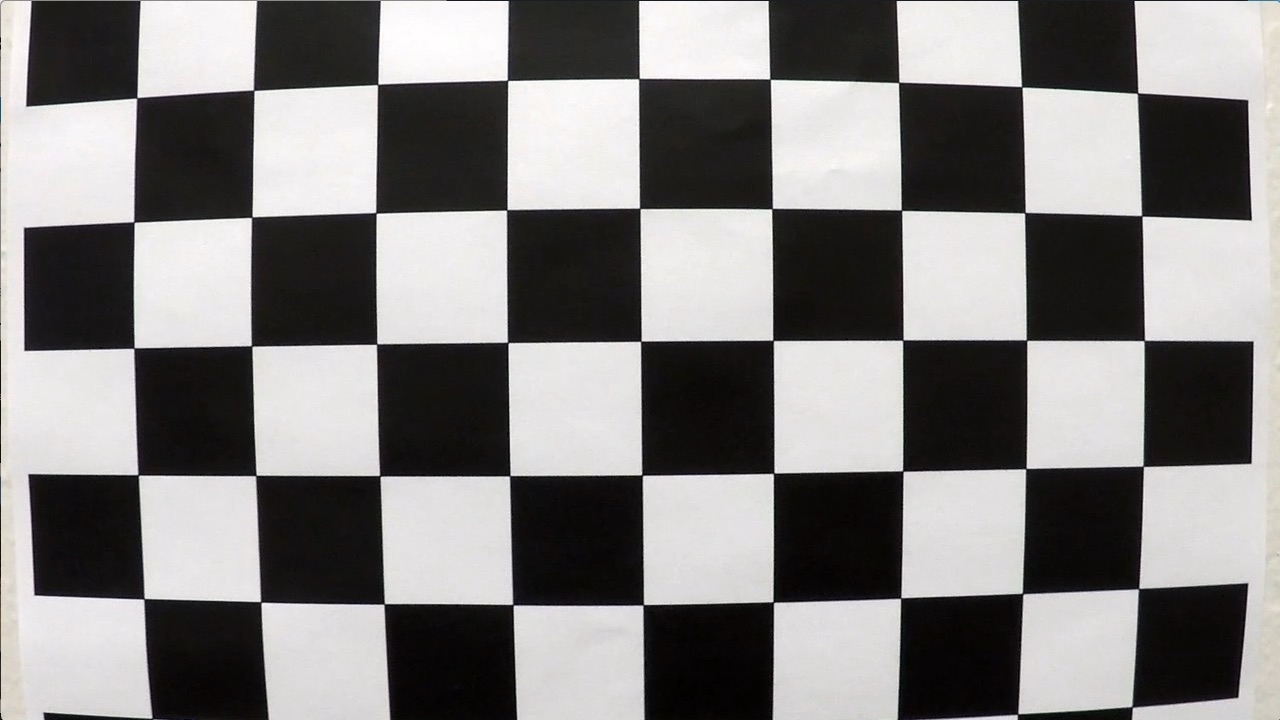
#> input picture camera_cal/calibration1.jpg, 1280 x 720 px; its folder holds 5 pictures in this run
$ jupyter execute --allow-errors sandbox.ipynb   (shell and % lines are left out)   (older library calls are emulated)
#> lines starting #> are read from the running program, lines starting #| are printed output that depends on the picture; after the words box and inside, x2 and y2 are one past the last pixel; in counts of white or black regions, pixels touching at a corner belong together
[cell 1]
import cv2
import matplotlib.pyplot as plt
import matplotlib.image as mpimg
import numpy as np
import glob

def calibrate_cam():
    ''' function that calibrates camera with a chessboard images
    returns camera matrix and distortion coefficients'''
    # chessboard corners
    nx = 9
    ny = 6

    # object and image points for calibration
    objpoints  = []
    imgpoints  = []
    objp       = np.zeros((nx * ny, 3), np.float32)
    objp[:,:2] = np.mgrid[0:nx, 0:ny].T.reshape(-1,2)

    cal_images = glob.glob('camera_cal/calibration*.jpg')
    # loop through 20 calibration images
    for fname in cal_images:
        # Read calibration image
        gray_img   = cv2.cvtColor(mpimg.imread(fname), cv2.COLOR_RGB2GRAY)
        ret, corners = cv2.findChessboardCorners(gray_img, (nx, ny), None)
#> ret = False; corners = None
#> further down, cal_image is the input picture: shape (720, 1280, 3); mean R, G, B 130.1, 128.4, 127.8
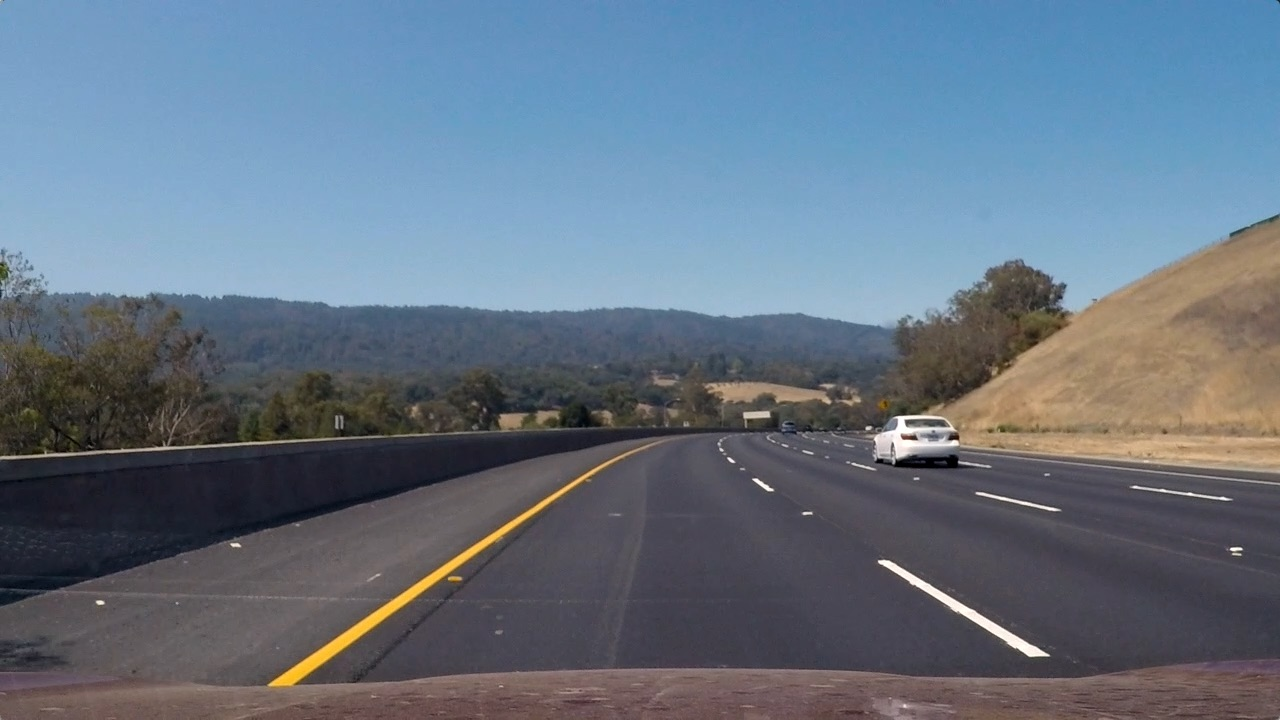
#> input picture test_images/test3.jpg, 1280 x 720 px
#> further down, test_image is the input picture: shape (720, 1280, 3); mean R, G, B 101.1, 115.3, 130.7

        if ret == True:
            # extend object and image points
            objpoints.append(objp)
            imgpoints.append(corners)

    ret, cam_mtx, dist_coeff, rvecs, tvecs = cv2.calibrateCamera(objpoints, imgpoints, gray_img.shape[::-1], None, None)
    return cam_mtx, dist_coeff

def channel_thresh(img_channel, thresh):
    '''generic function for applying thresholding for a single channel'''
    binary = np.zeros_like(img_channel)
    binary[(img_channel > thresh[0]) & (img_channel <= thresh[1])] = 1
    return binary

def sobel_mask(img, mag_thresh=(60, 255), ang_thresh=(np.pi/9, 8*np.pi/9), sobel_kernel=3):
    ''' function returns mask based on gradient-sobel magnitude AND angle '''
#> called with mag_thresh = (60, 255), ang_thresh = (0.349, 2.79), sobel_kernel = 3
    # convert to grayscale
    gray      = cv2.cvtColor(img, cv2.COLOR_RGB2GRAY)

    # GaussianBlur low-pass filtering
    gray      = cv2.GaussianBlur(gray,(5,5),0)

    # Sobel estimation in x and y directions respectively
    sobelx    = np.absolute(cv2.Sobel(gray, cv2.CV_64F, 1 ,0, ksize=sobel_kernel))
    sobely    = np.absolute(cv2.Sobel(gray, cv2.CV_64F, 0, 1, ksize=sobel_kernel))

    # Sobel magnitude
    sobel_mag = np.sqrt(np.square(sobelx) + np.square(sobely))
    sobel_mag = np.uint8(255*sobel_mag/np.max(sobel_mag))

    # Sobel angle (relative to horizontal line)
    sobel_ang = np.absolute(np.arctan2(sobelx, sobely))

    # Thresholding sobel by magnitude and gradient
    bin_mag   = channel_thresh(sobel_mag, thresh = mag_thresh)
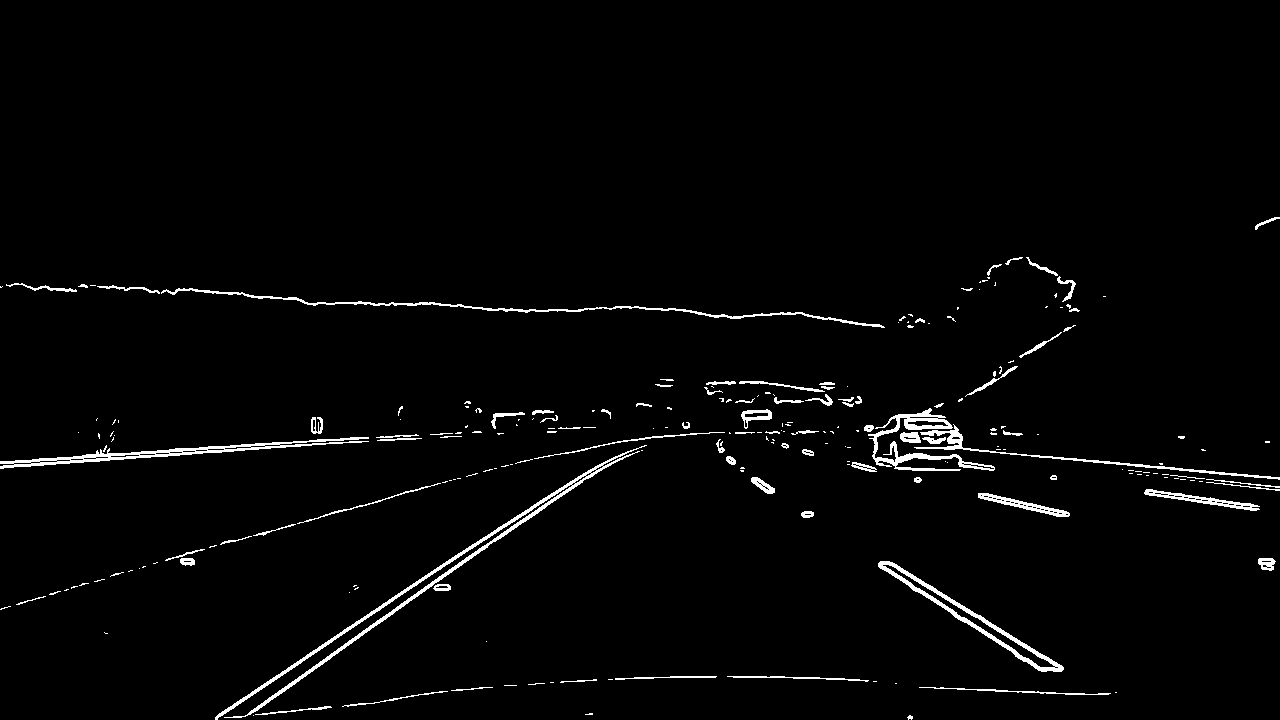
#> bin_mag: shape (720, 1280); values 0 (black) and 1 (white), 2.2% white; 230 white regions (143 under 20 px), largest, box (x1, y1, x2, y2) and area: (215, 445, 647, 720) 3316, (0, 437, 369, 469) 2036, (878, 561, 1064, 672) 1783
    bin_ang   = channel_thresh(sobel_ang, thresh = ang_thresh)
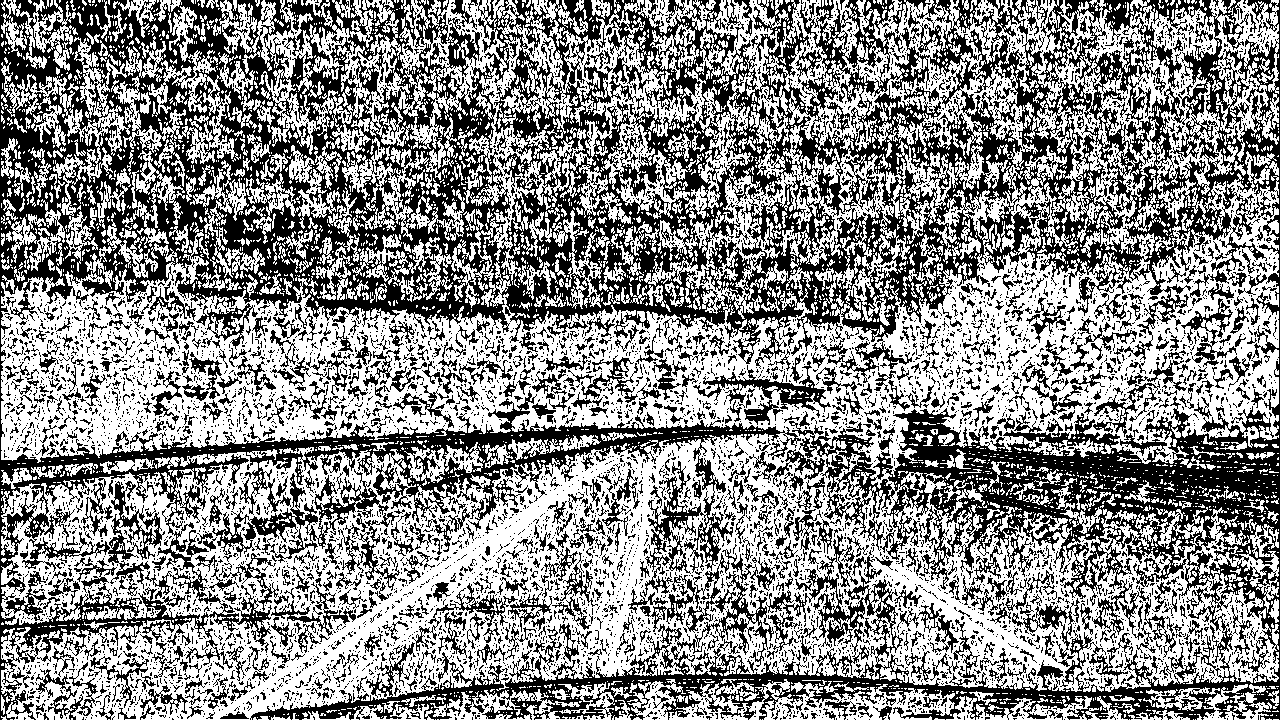
#> bin_ang: shape (720, 1280) float64; values 0 (black) and 1 (white), 55.1% white; 7398 black regions (6496 under 20 px), largest, box (x1, y1, x2, y2) and area: (0, 0, 1280, 720) 308918, (212, 469, 389, 563) 3504, (693, 361, 831, 418) 1755
    bin_res   = np.zeros_like(bin_mag)
    bin_res[(bin_mag == 1) & (bin_ang == 1)] = 1
    return bin_res

def white_mask(hsv_img, sat_thresh=(0, 30), val_thresh=(210, 255)):
    ''' function returns white mask based on S AND V of HSV colorspace'''
#> called with sat_thresh = (0, 30), val_thresh = (210, 255)

    bin_sat   = channel_thresh(hsv_img[:,:,1], thresh = sat_thresh)
#> bin_sat: shape (720, 1280); values 0 (black) and 1 (white), 18.7% white; 364 white regions (289 under 20 px), largest, box (x1, y1, x2, y2) and area: (0, 220, 1280, 720) 157633, (1102, 652, 1209, 687) 1950, (1049, 569, 1095, 613) 875
    bin_val   = channel_thresh(hsv_img[:,:,2], thresh = val_thresh)
#> bin_val: shape (720, 1280); values 0 (black) and 1 (white), 1.4% white; 231 white regions (199 under 20 px), largest, box (x1, y1, x2, y2) and area: (219, 464, 606, 718) 3709, (880, 563, 1061, 669) 1686, (875, 416, 961, 459) 1211
    bin_res   = np.zeros_like(bin_sat)
    bin_res[(bin_sat == 1) & (bin_val == 1)] = 1
    return bin_res

def yellow_mask(hsv_img, hue_thresh=(15, 30), sat_thresh=(100, 255)):
    ''' function returns yellow mask based on H AND S of HSV colorspace
        saturated yellow hue is 25 (in 0-180 representation)
        Note that hue_thresh is skewed towards red rather than green
    '''
#> called with hue_thresh = (15, 30), sat_thresh = (100, 255)

    bin_hue   = channel_thresh(hsv_img[:,:,0], thresh = hue_thresh)
#> bin_hue: shape (720, 1280); values 0 (black) and 1 (white), 9.4% white; 345 white regions (296 under 20 px), largest, box (x1, y1, x2, y2) and area: (939, 239, 1280, 481) 35752, (112, 368, 562, 460) 14989, (0, 296, 179, 467) 13555
    bin_sat   = channel_thresh(hsv_img[:,:,1], thresh = sat_thresh)
#> bin_sat: shape (720, 1280); values 0 (black) and 1 (white), 23.2% white; 416 white regions (344 under 20 px), largest, box (x1, y1, x2, y2) and area: (0, 0, 1280, 196) 190024, (215, 459, 621, 720) 7153, (0, 478, 439, 606) 5706
    bin_res   = np.zeros_like(bin_hue)
    bin_res[(bin_hue == 1) & (bin_sat == 1)] = 1
    return bin_res

from numpy.linalg import pinv
def perspective_transform(old_ver, new_ver):
    ''' performs perspective transform on an image based on old and new vertices
    '''
    T        = cv2.getPerspectiveTransform(old_ver, new_ver)
    Tinv     = pinv(T)
    return T, Tinv

[cell 2]
cam_mtx, dist_coeff = calibrate_cam()
print('Calibration is completed...')

# Perspective Transformation vertices
ver     = np.float32([[254, 696],[585, 458],[702, 458],[1070, 696]])
new_ver = np.float32([[200, 720],[200, 0],[1080, 0],[1080, 720]])
T, Tinv = perspective_transform(ver, new_ver)

# demonstrate undistortion on calibration image
cal_image  = mpimg.imread('camera_cal/calibration1.jpg')
undist_cal = cv2.undistort(cal_image, cam_mtx, dist_coeff, None, cam_mtx)
plt.figure(0)
fig, axs = plt.subplots(ncols=2, figsize=(35,10))
axs[0].imshow(cal_image)
axs[0].set_title('original calibration image', fontsize=38)
axs[1].imshow(undist_cal)
axs[1].set_title('undistorted calibration image', fontsize=38)


# demonstrate undistortion on test image
# demonstrate undistortion on calibration image
test_image  = mpimg.imread('test_images/test3.jpg')
undist_test = cv2.undistort(test_image, cam_mtx, dist_coeff, None, cam_mtx)
plt.figure(1)
fig, axs = plt.subplots(ncols=2, figsize=(35,10))
axs[0].imshow(test_image)
axs[0].set_title('original test image', fontsize=38)
axs[1].imshow(undist_test)
axs[1].set_title('undistorted test image', fontsize=38)

[cell 3]
# demonstration of sobel, white and yellow masks!

# hsv colorspace for white and yellow masking
hsv_test = cv2.cvtColor(undist_test, cv2.COLOR_RGB2HSV)

# sobel, white and yellow masks respectively
test_sobel   = sobel_mask(undist_test)
test_white   = white_mask(hsv_test)
test_yellow  = yellow_mask(hsv_test)
#> test_yellow: shape (720, 1280); values 0 (black) and 1 (white), 1.5% white; 219 white regions (175 under 20 px), largest, box (x1, y1, x2, y2) and area: (215, 461, 616, 720) 6859, (994, 312, 1079, 380) 1473, (977, 401, 1058, 435) 1259
test_color   = np.dstack((test_sobel, test_white, test_yellow))
plt.figure(0)
plt.imshow(test_color*255)

[cell 4]
# demonstration of perspective transformation!
test_binary  = (test_sobel | test_white | test_yellow)
#> test_binary: shape (720, 1280); values 0 (black) and 1 (white), 2.3% white; 479 white regions (405 under 20 px), largest, box (x1, y1, x2, y2) and area: (215, 451, 628, 720) 7016, (878, 562, 1064, 671) 2692, (965, 312, 1079, 397) 1718
test_img_h, test_img_w = test_image.shape[0:2]
# apply perspective transformation for bird-eye view
test_warped  = cv2.warpPerspective(test_binary, T, (test_img_w, test_img_h))
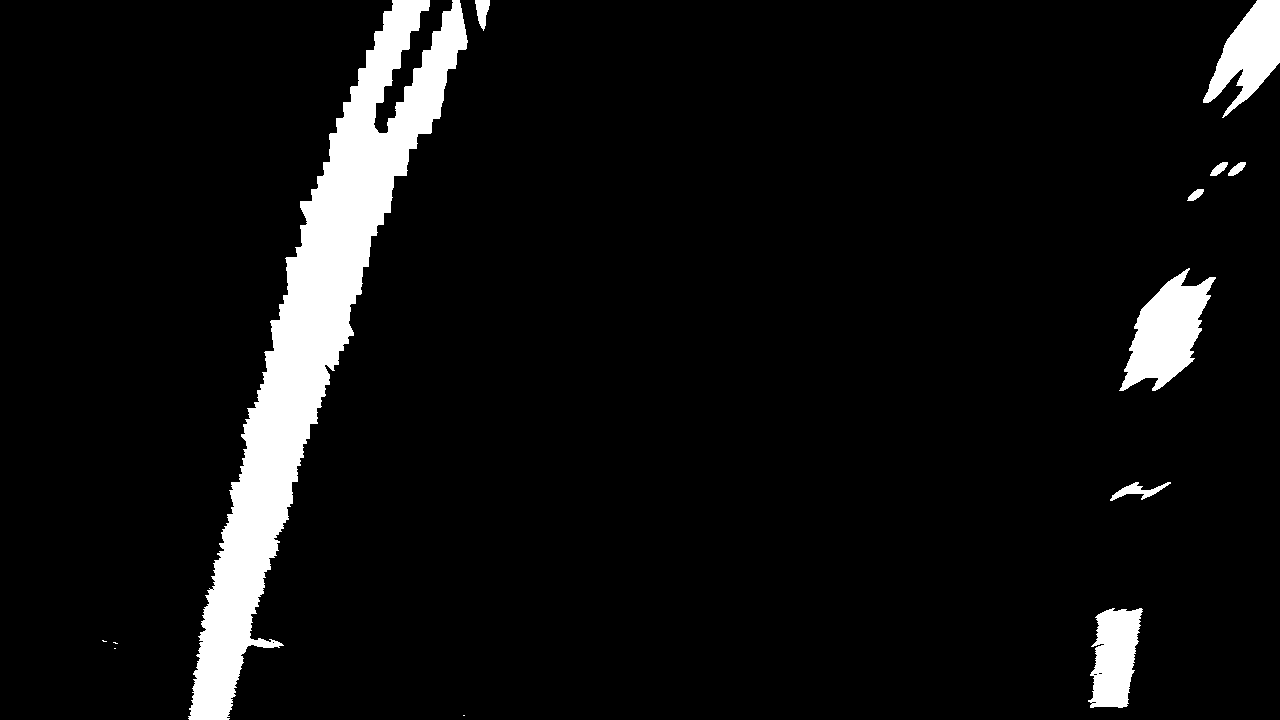
#> test_warped: shape (720, 1280); values 0 (black) and 1 (white), 6.8% white; 13 white regions (4 under 20 px), largest, box (x1, y1, x2, y2) and area: (188, 0, 468, 720) 47145, (1119, 268, 1216, 391) 6063, (1203, 0, 1280, 118) 4539
plt.figure(0)
plt.imshow(test_warped,'gray')

[cell 5]
conv_wind = (40, 40) # convolution window size (x,y)
conv_step = (10, 20) # convolution step size (dx,dy)

def convolution1D(img, wind = conv_wind, step_x = conv_step[0], x_start = 0, x_end = 1280, offset_y = 0):
    ''' horizontal 1D convolution: return array of convolution values '''
    wind_x, wind_y = wind[:]
    # check that x_start and x_end values are properly set
    assert (x_start >= 0)      and (x_start <= (img.shape[1] - wind_x)), 'x_start is set out of bounds of image - {}'.format(x_start)
    assert (x_end   >= wind_x) and (x_end   <= img.shape[1]), 'x_end is set out of bounds of image - {}'.format(x_end)

    conv_len  = np.int((x_end - x_start - wind_x)/step_x + 1) # length of convolution array
    conv_val  = np.zeros(conv_len, dtype=np.int16)            # convolution results / values
    offset_x = x_start
    for i in range(conv_len):
        conv_val[i] = np.sum(img[offset_y:offset_y+wind_y,offset_x:offset_x+wind_x])
        offset_x += step_x

    return conv_val

def detect_peak(conv, threshold):
    '''
    Detects peak in convolution array. Simple maximum is returned as peak
    '''
    peak = None
    if(np.amax(conv) >= threshold):
        peaks_idx = np.argwhere(conv == np.amax(conv)) # find simple maximum
        peak      = np.average(peaks_idx) # average if multiple

    return peak

def detect_lanes_pts(img, wind = conv_wind, step = conv_step, x_bound_left = (0, 640), x_bound_right = (640,1280), margin = 100):
    '''Returns left and right lanes points (further used for poly-fit)
       x_bound_left - initial boundaries for searching left lane
       x_bound_right - initial boundaries for searching right lane
       margin -  +- search margin for next 1D search around detected peak
    '''
#> called with wind = (40, 40), step = (10, 20), x_bound_left = (0, 640), x_bound_right = (640, 1280), margin = 100
    wind_x, wind_y = wind[:] # convolution window in x, and y dimensions respectively
    step_x, step_y = step[:] # convolution step in x and y dimensions respectively
    imgs_x, imgs_y = img.shape[::-1] # image shape
    peak_thresh    = wind_x * wind_y * 0.05 # threshold for peak detection (at least 10% marked)

    # declare array for storing detected peaks of left and right lanes respectively
    left_lane_pts  = []
    right_lane_pts = []

    conv_steps_y = np.int((imgs_y - wind_y)/step_y + 1) # number of convolution steps in y direction
    offset_y     = imgs_y - wind_y # start from the bottom of the image

    # convolution1D boundaries in x direction for detection of left and right lanes respectively
    x_start_left    = max(x_bound_left[0], 0)
    x_end_left      = min(x_bound_left[1], imgs_x)
    x_start_right   = max(x_bound_right[0], 0)
    x_end_right     = min(x_bound_right[1], imgs_x)

    for i in range(conv_steps_y):
        y_coord      = imgs_y - (wind_y // 2 + i * step_y)
        conv_left    = convolution1D(img, wind = wind, step_x = step_x, x_start = x_start_left, x_end = x_end_left, offset_y = offset_y)
        conv_right   = convolution1D(img, wind = wind, step_x = step_x, x_start = x_start_right, x_end = x_end_right, offset_y = offset_y)

        # finding left lane peak
        x_peak_left  = detect_peak(conv_left, peak_thresh)
        if(x_peak_left is not None):
            x_left_coor  = int(wind_x // 2 + x_peak_left*step_x + x_start_left)
            left_lane_pts.append([y_coord, x_left_coor]) # Note y and x coordinate are swapped in image represenation
            x_start_left = max(x_left_coor - margin, 0)
            x_end_left   = min(x_left_coor + margin, imgs_x)

        # finding right lane peak
        x_peak_right  = detect_peak(conv_right, peak_thresh)
        if(x_peak_right is not None):
            x_right_coor  = int(wind_x // 2 + x_peak_right*step_x + x_start_right)
            right_lane_pts.append([y_coord, x_right_coor]) # Note y and x coordinate are swapped in image represenation
            x_start_right = max(x_right_coor - margin, 0)
            x_end_right   = min(x_right_coor + margin, imgs_x)

        offset_y -= step_y
#> this loop made 35 passes
#> (conv_right, x_peak_left, x_left_coor, x_start_left) on passes 23, 26, 28, 30: ([0, 0, 0, 0, 0, 7, 68, 91, 91, 106, 47, 24, 24, 2, 0, 0], 9.5, 335, 235), ([0, 0, 0, 0, 0, 0, 49, 114, 114, 114, 65, 0, 0, 0, 0], 8.5, 350, 250), ([0, 0, 0, 0, 0, 27, 120, 180, 264, 240, 147, 87], 8, 360, 260), ([0, 0, 0, 0, 6, 23, 31, 102, 138, 121, 113, 42], 13, 410, 310)
    return np.array(left_lane_pts, dtype=int), np.array(right_lane_pts, dtype=int)

[cell 6]
# find points (peaks) belonging to left and right lines
test_left_lane_pts, test_right_lane_pts = detect_lanes_pts(test_warped)

plt.figure(0)
plt.imshow(test_warped,'gray')
plt.plot(test_left_lane_pts[:,1], test_left_lane_pts[:,0], 'r.', linewidth=0.5)
plt.plot(test_right_lane_pts[:,1], test_right_lane_pts[:,0], 'b.', linewidth=0.5)
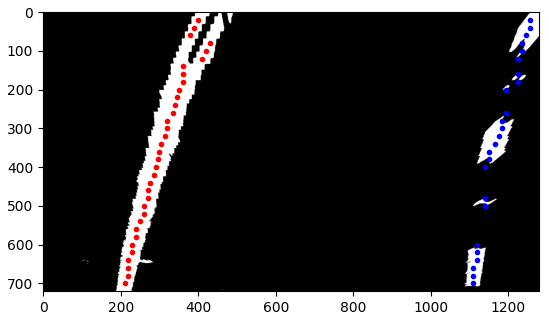
#> figure drawn by matplotlib, 1 panel

[cell 7]
from numpy.linalg import pinv

def poly_fit(lane_pts):
    '''self-implemented poly-fit function'''
    x = lane_pts[:,1]
    y = lane_pts[:,0]

    # we find solution to x = ay^2 + by + c
    y      = np.vstack((np.square(y), y, np.ones(len(y)))) # shape is (3,) now!
    y_tp   = y.transpose() # (,3)
    coeff  = np.dot(pinv(np.dot(y,y_tp)),np.dot(y,x))

    return coeff

def poly_eval(X, coeff):
    '''evaluates Y value of polynomial for X with given coefficients'''
    X_square = np.square(X)
    if isinstance(X, int):
        X_ones = 1
    elif isinstance(X, float):
        X_ones = 1.0
    elif isinstance(X, range):
        X_ones = np.ones(len(X))
    else:
        X_ones = np.ones(X.shape, dtype=X.dtype)

    return X_square*coeff[0] + X*coeff[1] + X_ones*coeff[2]

# [47 lines left out: functions generate_lane_img, draw_lane, not called in this run]

[cell 8]
# find points (peaks) belonging to left and right lines
test_left_coeff  = poly_fit(test_left_lane_pts)
test_right_coeff = poly_fit(test_right_lane_pts)

# draw polynomial curve
test_y_range = range(0,720,5)
test_x_left  = poly_eval(test_y_range, test_left_coeff)
test_x_right  = poly_eval(test_y_range, test_right_coeff)

plt.figure(0)
plt.imshow(test_warped,'gray')
plt.plot(test_left_lane_pts[:,1], test_left_lane_pts[:,0], 'r.', linewidth=0.5)
plt.plot(test_right_lane_pts[:,1], test_right_lane_pts[:,0], 'b.', linewidth=0.5)
plt.plot(test_x_left[:], test_y_range[:], 'r-', linewidth=4.)
plt.plot(test_x_right[:], test_y_range[:], 'b-', linewidth=4.)
